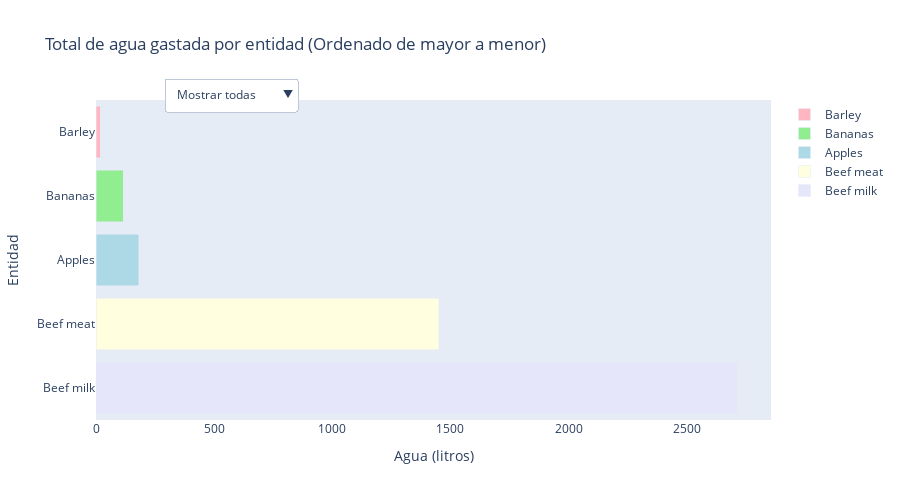

Notebook code for this chart:
### Code cell
# Eliminar filas con valores nulos en la columna 'Water_l_kg'
df_cleaned = fod.dropna(subset=['Water_l_kg'])

# Ordenar los datos de mayor a menor
df_sorted = df_cleaned.sort_values('Water_l_kg', ascending=False)

# Crear una paleta de colores pastel
colors = ['lightblue', 'lightgreen', 'lightpink', 'lightyellow', 'lavender']

# Crear la figura y los datos de las barras
fig = go.Figure()

for i, row in df_sorted.iterrows():
    entity = row['Entity']
    water = row['Water_l_kg']
    
    # Añadir una barra al gráfico para cada entidad
    fig.add_trace(go.Bar(
        x=[water],
        y=[entity],
        orientation='h',
        name=entity,
        marker=dict(color=colors[i % len(colors)])
    ))

# Configurar el diseño del gráfico
fig.update_layout(
    title='Total de agua gastada por entidad (Ordenado de mayor a menor)',
    xaxis_title='Agua (litros)',
    yaxis_title='Entidad',
    barmode='stack',
    height=500
)

# Habilitar la selección de entidades
fig.update_layout(
    updatemenus=[
        dict(
            buttons=list([
                dict(
                    args=['visible', [True] * len(df_sorted)],
                    label='Mostrar todas',
                    method='restyle'
                ),
                dict(
                    args=['visible', [True] * len(df_sorted)],
                    label='Mostrar ninguna',
                    method='restyle'
                )
            ]),
            direction='down',
            pad={'r': 10, 't': 10},
            showactive=True,
            x=0.1,
            xanchor='left',
            y=1.1,
            yanchor='top'
        )
    ]
)

# Actualizar la visibilidad de las entidades al seleccionar/deseleccionar
for i, row in df_sorted.iterrows():
    entity = row['Entity']
    fig.update_traces(visible=True if i < 5 else False, selector=dict(name=entity))

# Mostrar el gráfico
fig.show()

### Figure 1 — Plotly figure (JSON) as saved in the notebook; plotly's stock layout.template omitted (floating-point values rounded to 4 significant figures)
{"data": [{"marker": {"color": "lightblue"}, "name": "Cheese", "orientation": "h", "type": "bar", "visible": false, "x": [5605.0], "y": ["Cheese"]}, {"marker": {"color": "lightblue"}, "name": "Nuts", "orientation": "h", "type": "bar", "visible": false, "x": [4134.0], "y": ["Nuts"]}, {"marker": {"color": "lightblue"}, "name": "Fish (farmed)", "orientation": "h", "type": "bar", "visible": false, "x": [3691.0], "y": ["Fish (farmed)"]}, {"marker": {"color": "lavender"}, "name": "Beef milk", "orientation": "h", "type": "bar", "visible": true, "x": [2714.0], "y": ["Beef milk"]}, {"marker": {"color": "lightyellow"}, "name": "Rice", "orientation": "h", "type": "bar", "visible": false, "x": [2248.0], "y": ["Rice"]}, {"marker": {"color": "lightgreen"}, "name": "Groundnuts", "orientation": "h", "type": "bar", "visible": false, "x": [1852.0], "y": ["Groundnuts"]}, {"marker": {"color": "lightpink"}, "name": "Lamb", "orientation": "h", "type": "bar", "visible": false, "x": [1803.0], "y": ["Lamb"]}, {"marker": {"color": "lavender"}, "name": "Pig Meat", "orientation": "h", "type": "bar", "visible": false, "x": [1796.0], "y": ["Pig Meat"]}, {"marker": {"color": "lightyellow"}, "name": "Beef meat", "orientation": "h", "type": "bar", "visible": true, "x": [1451.0], "y": ["Beef meat"]}, {"marker": {"color": "lightgreen"}, "name": "Poultry Meat", "orientation": "h", "type": "bar", "visible": false, "x": [660], "y": ["Poultry Meat"]}, {"marker": {"color": "lightgreen"}, "name": "Wheat & Rye", "orientation": "h", "type": "bar", "visible": false, "x": [647.5], "y": ["Wheat & Rye"]}, {"marker": {"color": "lavender"}, "name": "Milk", "orientation": "h", "type": "bar", "visible": false, "x": [628.2], "y": ["Milk"]}, {"marker": {"color": "lightyellow"}, "name": "Cane Sugar", "orientation": "h", "type": "bar", "visible": false, "x": [620.1], "y": ["Cane Sugar"]}, {"marker": {"color": "lavender"}, "name": "Eggs", "orientation": "h", "type": "bar", "visible": false, "x": [577.7], "y": ["Eggs"]}, {"marker": {"color": "lightyellow"}, "name": "Dark Chocolate", "orientation": "h", "type": "bar", "visible": false, "x": [540.6], "y": ["Dark Chocolate"]}, {"marker": {"color": "lightgreen"}, "name": "Oatmeal", "orientation": "h", "type": "bar", "visible": false, "x": [482.4], "y": ["Oatmeal"]}, {"marker": {"color": "lightblue"}, "name": "Other Pulses", "orientation": "h", "type": "bar", "visible": false, "x": [435.7], "y": ["Other Pulses"]}, {"marker": {"color": "lightgreen"}, "name": "Berries & Grapes", "orientation": "h", "type": "bar", "visible": false, "x": [419.6], "y": ["Berries & Grapes"]}, {"marker": {"color": "lightyellow"}, "name": "Peas", "orientation": "h", "type": "bar", "visible": false, "x": [396.6], "y": ["Peas"]}, {"marker": {"color": "lightblue"}, "name": "Tomatoes", "orientation": "h", "type": "bar", "visible": false, "x": [369.8], "y": ["Tomatoes"]}, {"marker": {"color": "lightblue"}, "name": "Shrimps (farmed)", "orientation": "h", "type": "bar", "visible": false, "x": [220], "y": ["Shrimps (farmed)"]}, {"marker": {"color": "lightblue"}, "name": "Beet Sugar", "orientation": "h", "type": "bar", "visible": false, "x": [217.7], "y": ["Beet Sugar"]}, {"marker": {"color": "lightyellow"}, "name": "Maize", "orientation": "h", "type": "bar", "visible": false, "x": [215.7], "y": ["Maize"]}, {"marker": {"color": "lightblue"}, "name": "Apples", "orientation": "h", "type": "bar", "visible": true, "x": [180.1], "y": ["Apples"]}, {"marker": {"color": "lavender"}, "name": "Other Fruit", "orientation": "h", "type": "bar", "visible": false, "x": [153.5], "y": ["Other Fruit"]}, {"marker": {"color": "lavender"}, "name": "Tofu", "orientation": "h", "type": "bar", "visible": false, "x": [148.6], "y": ["Tofu"]}, {"marker": {"color": "lightpink"}, "name": "Brassicas", "orientation": "h", "type": "bar", "visible": false, "x": [119.4], "y": ["Brassicas"]}, {"marker": {"color": "lightgreen"}, "name": "Bananas", "orientation": "h", "type": "bar", "visible": true, "x": [114.5], "y": ["Bananas"]}, {"marker": {"color": "lightgreen"}, "name": "Other Vegetables", "orientation": "h", "type": "bar", "visible": false, "x": [102.5], "y": ["Other Vegetables"]}, {"marker": {"color": "lightgreen"}, "name": "Citrus Fruit", "orientation": "h", "type": "bar", "visible": false, "x": [82.7], "y": ["Citrus Fruit"]}, {"marker": {"color": "lightpink"}, "name": "Wine", "orientation": "h", "type": "bar", "visible": false, "x": [78.9], "y": ["Wine"]}, {"marker": {"color": "lightblue"}, "name": "Potatoes", "orientation": "h", "type": "bar", "visible": false, "x": [59.1], "y": ["Potatoes"]}, {"marker": {"color": "lavender"}, "name": "Root Vegetables", "orientation": "h", "type": "bar", "visible": false, "x": [28.4], "y": ["Root Vegetables"]}, {"marker": {"color": "lightgreen"}, "name": "Soy milk", "orientation": "h", "type": "bar", "visible": false, "x": [27.8], "y": ["Soy milk"]}, {"marker": {"color": "lightpink"}, "name": "Coffee", "orientation": "h", "type": "bar", "visible": false, "x": [25.9], "y": ["Coffee"]}, {"marker": {"color": "lightpink"}, "name": "Barley", "orientation": "h", "type": "bar", "visible": true, "x": [17.1], "y": ["Barley"]}, {"marker": {"color": "lightyellow"}, "name": "Onions & Leeks", "orientation": "h", "type": "bar", "visible": false, "x": [14.3], "y": ["Onions & Leeks"]}, {"marker": {"color": "lavender"}, "name": "Cassava", "orientation": "h", "type": "bar", "visible": false, "x": [0], "y": ["Cassava"]}], "layout": {"barmode": "stack", "height": 500, "title": {"text": "Total de agua gastada por entidad (Ordenado de mayor a menor)"}, "updatemenus": [{"buttons": [{"args": ["visible", [true, true, true, true, true, true, true, true, true, true, true, true, true, true, true, true, true, true, true, true, true, true, true, true, true, true, true, true, true, true, true, true, true, true, true, true, true, true]], "label": "Mostrar todas", "method": "restyle"}, {"args": ["visible", [true, true, true, true, true, true, true, true, true, true, true, true, true, true, true, true, true, true, true, true, true, true, true, true, true, true, true, true, true, true, true, true, true, true, true, true, true, true]], "label": "Mostrar ninguna", "method": "restyle"}], "direction": "down", "pad": {"r": 10, "t": 10}, "showactive": true, "x": 0.1, "xanchor": "left", "y": 1.1, "yanchor": "top"}], "xaxis": {"title": {"text": "Agua (litros)"}}, "yaxis": {"title": {"text": "Entidad"}}}}
